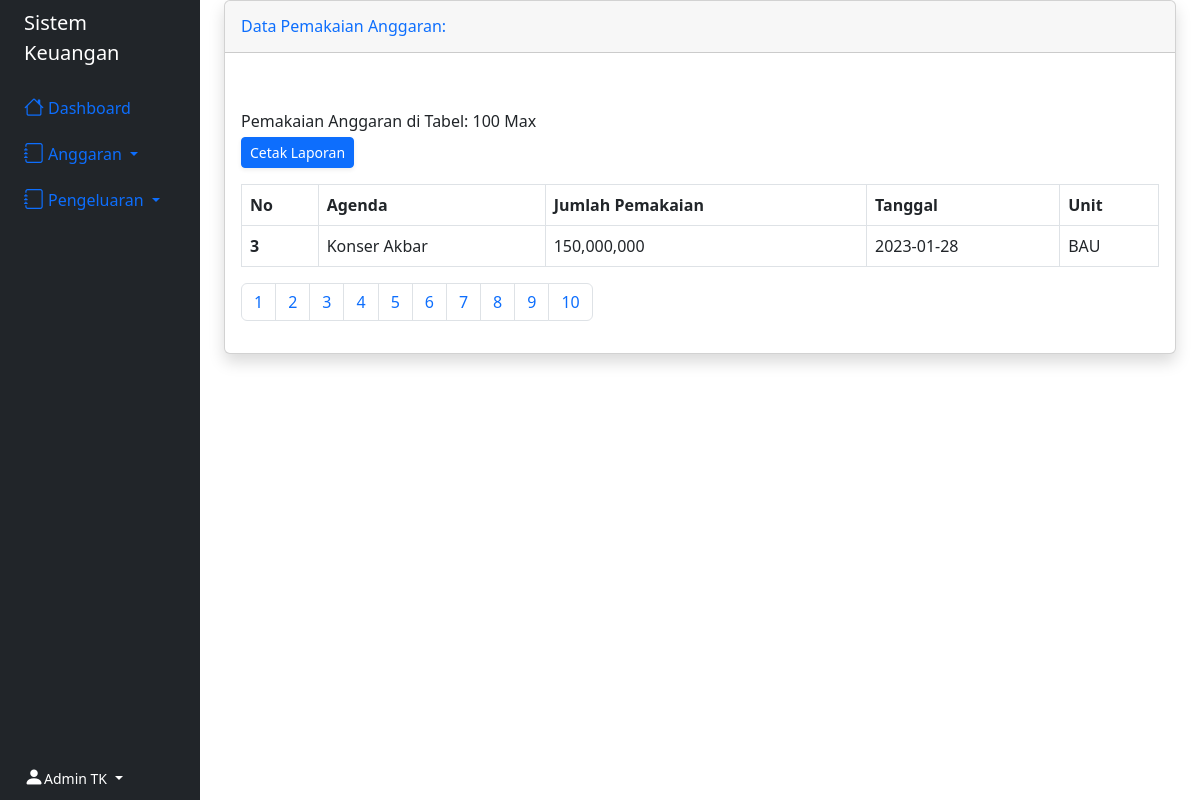
Screenshot of /laporan2.php (signed in) with the database file from the repository.
### tables this page shows
CREATE TABLE `tbl_user` (
  `id` int(11) NOT NULL,
  `jenjang` varchar(10) NOT NULL,
  `name` varchar(30) NOT NULL,
  `username` varchar(70) NOT NULL,
  `password` varchar(255) NOT NULL
);

CREATE TABLE `tbl_realisasi` (
  `id_realisasi` int(11) NOT NULL,
  `keterangan` varchar(255) NOT NULL,
  `tanggal` date NOT NULL,
  `nilai` bigint(11) NOT NULL,
  `jenjang` varchar(10) NOT NULL,
  `unit` varchar(50) NOT NULL
);

### laporan2.php (the view, shortened to what this page needs)
<?php
    include 'conn.php';
    $total_out=mysqli_fetch_array($Jumlah_keluar)?>
<!DOCTYPE html>
<html>
<head>
  <link href="https://cdn.jsdelivr.net/npm/bootstrap@5.2.2/dist/css/bootstrap.min.css" rel="stylesheet">
  <link rel="stylesheet" href="https://cdn.jsdelivr.net/npm/bootstrap-icons@1.9.1/font/bootstrap-icons.css">
</head>
<body>
    <div class="container-fluid overflow-hidden">
        <div class="row vh-100 overflow-auto">
            <div class="col-12 col-sm-3 col-xl-2 px-sm-2 px-0 bg-dark d-flex sticky-top">
                <div class="d-flex flex-sm-column flex-row flex-grow-1 align-items-center align-items-sm-start px-3 pt-2 text-white">
                    <a href="/" class="d-flex align-items-center pb-sm-3 mb-md-0 me-md-auto text-white text-decoration-none">
                        <span class="fs-5">Sistem Keuangan</span>
                    </a>
                    <ul class="nav nav-pills flex-sm-column flex-row flex-nowrap flex-shrink-1 flex-sm-grow-0 flex-grow-1 mb-sm-auto mb-0 justify-content-center align-items-center align-items-sm-start" id="menu">
                        <li class="nav-item">
                            <a href="index.php" class="nav-link px-sm-0 px-2">
                                <i class="fs-5 bi-house"></i><span class="ms-1 d-none d-sm-inline">Dashboard</span>
                            </a>
                        </li>
                        <li class="dropdown">
                            <a href="#" class="nav-link dropdown-toggle px-sm-0 px-1" id="dropdown" data-bs-toggle="dropdown" aria-expanded="false">
                                <i class="fs-5 bi-journal"></i><span class="ms-1 d-none d-sm-inline">Anggaran</span>
                            </a>
                        </li>
                        <li class="dropdown">
                            <a href="#" class="nav-link dropdown-toggle px-sm-0 px-1" id="dropdown" data-bs-toggle="dropdown" aria-expanded="false">
                                <i class="fs-5 bi-journal"></i><span class="ms-1 d-none d-sm-inline">Pengeluaran</span>
                            </a>
                        </li>
                    </ul>
                    <ul class="navbar-nav ml-auto">
                    <?php
                $pass = $_SESSION['user'];
                $in = mysqli_query($conn, "select * from tbl_user where username = '$pass'");
                $inn = mysqli_fetch_array($in);
                if($inn){
                    ?>
                    <li class="dropdown">
                    <a href="#" class="nav-link dropdown-toggle px-sm-0 px-1" id="dropdown" data-bs-toggle="dropdown" aria-expanded="false">
                        <i class="fs-5 bi-person-fill"></i><span class="mr-2 d-none d-lg-inline text-gray-600 small"><?php echo $inn['name']; ?></span>
                    </a>
                        </a></li>
                    <?php
        }
                    ?>
                </ul>
                </div>
            </div>
            <div class="col d-flex flex-column h-sm-100">
                <div class="container-fluid">
                    <div class="card shadow mb-4">
                        <div class="card-header py-3 d-flex flex-row align-items-center justify-content-between">
                            <h6 class="m-0 font-weight-bold text-primary">Data Pemakaian Anggaran:</h6>
                        </div>
                        <div class="card-body">
                            <?php
                             $hal= 10;
                             $page = (isset($_GET['page'])) ? (int)$_GET['page'] : 1;
                             $start = ($page - 1) * $hal;
                             $kap = $hal * $hal;
                             ?>
                             <div class="row mt-3">
                                <div class="col-md-8  mt-4">
                                    <h7 class="m-0 font-weight-bold">Pemakaian Anggaran di Tabel: <?php echo $kap." Max"; ?></h7><br>
                                    <a href="downloadrealisasi.php" class="d-none d-sm-inline-block btn btn-sm btn-primary shadow-sm mt-1"><i class="fas fa-download fa-sm text-white-50"></i> Cetak Laporan</a>
                                </div>
                            </div>
                            <div class="table-responsive service">
                            <table class="table table-bordered table-hover  mt-3 text-nowrap css-serial">
                            <thead>
                                <tr>
                                    <th scope="col">No</th>
                                    <th scope="col">Agenda</th>
                                    <th scope="col">Jumlah Pemakaian</th>
                                    <th scope="col">Tanggal</th>
                                    <th scope="col">Unit</th>
                                </tr>
                            </thead>
                            <?php
                            if(isset($_GET['cari'])){
                                $cari=mysqli_real_escape_string($conn, $_GET['cari']);
                                $search=mysqli_query($conn, "select * from tbl_realisasi where keterangan like '%".$cari."%'");
                                if(mysqli_num_rows($search) > 0){
                                    echo "<div class='col-md-10 col-sm-12 col-xs-12 ml-5'>";
                                    echo "<div class='alert alert-primary mt-4 ml-5' role='alert'>";
                                    echo "<p><center>Data Yang Anda Cari  Ditemukan</center></p>";
                                    echo   "</div>";
                                    echo "</div>";
                                }else{
                                    echo "<div class='col-md-10 col-sm-12 col-xs-12 ml-5'>";
                                    echo "<div class='alert alert-danger mt-4 ml-5' role='alert'>";
                                    echo "<p><center>$cari Yang Anda Cari Tidak Ditemukan</center></p>";
                                    echo   "</div>";
                                    echo "</div>";
                                }
                            }else{
                                $search=mysqli_query($conn, "select * from tbl_realisasi limit $start, $hal");
                            }
                            if(mysqli_num_rows($search)){
                                while($row = mysqli_fetch_array($search)){
                                    ?>
                                    <tbody>
                                        <tr>
                                            <th scope="row"><?php echo $row['id_realisasi'] ?></th>
                                            <td><?php echo $row['keterangan'] ?></td>
                                            <td><?php echo number_format($row['nilai']) ?></td>
                                            <td><?php echo $row['tanggal'] ?></td>
                                            <td><?php echo $row['unit'] ?></td>
                                </tr>
                            </tbody>
                            <?php }}elseif(mysqli_num_rows($search) <= 0 AND !$cari){
                                echo "<div class='col-md-10 col-sm-12 col-xs-12 ml-5'>";
                                echo "<div class='alert alert-danger mt-4 ml-5' role='alert'>";
                                echo "<p><center>Data Anda Masih Kosong</center></p>";
                                echo "</div>";
                                echo "</div>";
                                }?>
                                </table>
                                <nav aria-label="Page navigation example">
                                    <ul class="pagination">
                                        <?php
                                        for($x=1;$x<=$hal ;$x++){
                                            ?>
                                            <li class="page-item"><a class="page-link" href="?page=<?php echo $x ?>"><?php echo $x ?></a></li>
                                            <?php } ?>
                                    </ul>
                                </nav>
                            </div>
                        </div>
                    </div>
                </div>
            </div>
        </div>
    </div>
</body>
</html>

### laporan2.php (style rules this page uses)
@media (min-width: 576px) { .h-sm-100 { height: 100%; } }

### rows the page displays
tbl_user: name "Admin TK"
tbl_realisasi: id_realisasi "3", keterangan "Konser Akbar", nilai "150,000,000", tanggal "2023-01-28", unit "BAU"

### other values shown
$kap "100"
